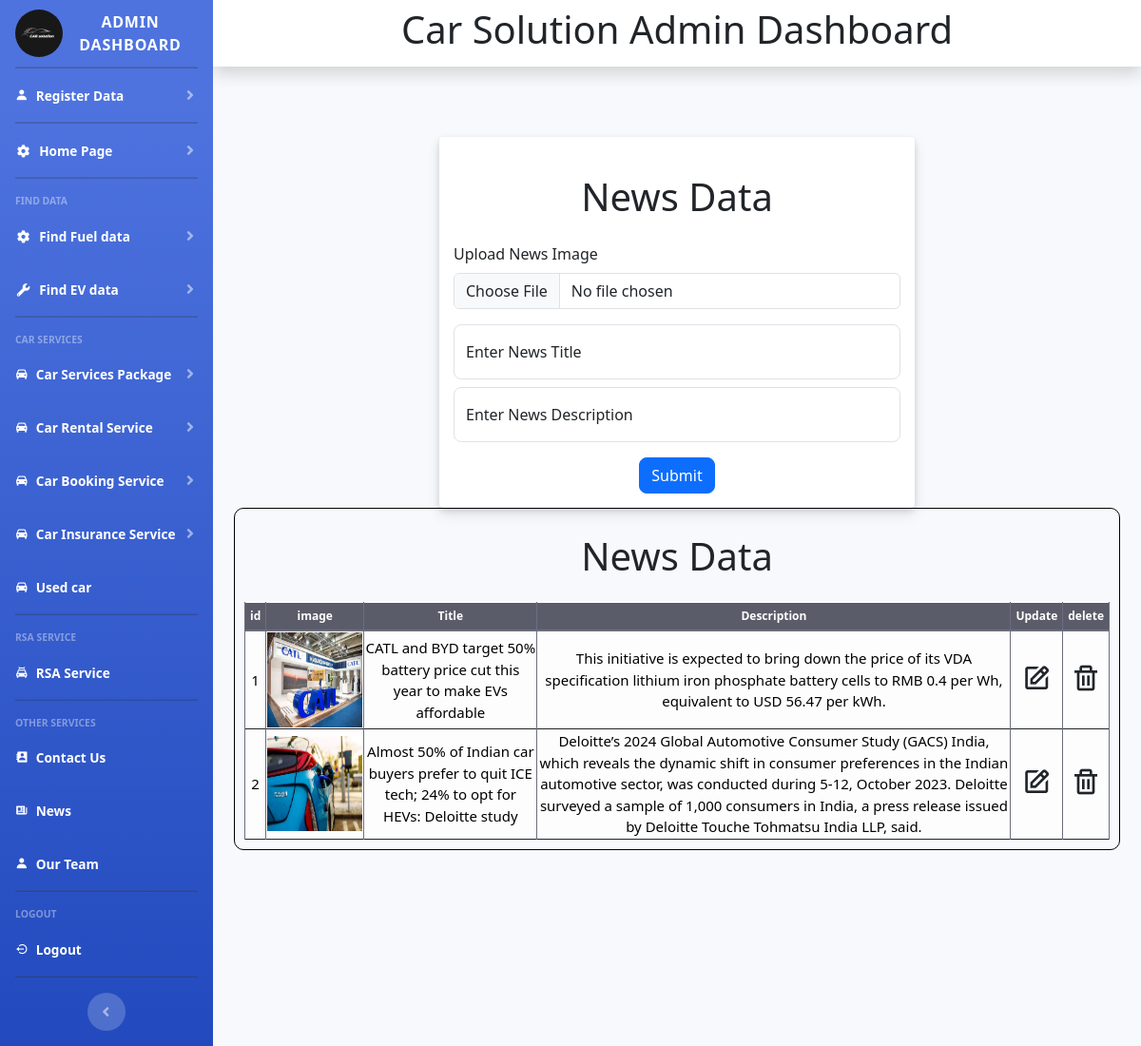
Screenshot of /News.php (signed in) with the database file from the repository.
### tables this page shows
CREATE TABLE IF NOT EXISTS `news` (
  `id` int NOT NULL AUTO_INCREMENT,
  `image` text NOT NULL,
  `title` varchar(255) NOT NULL,
  `description` mediumtext NOT NULL,
  PRIMARY KEY (`id`)
);

### News.php (the view, shortened to what this page needs)
<?php
include("database.php");
$view = "Select * from news";
$GetData = mysqli_query($db, $view);
?>
<!DOCTYPE html>
<html lang="en">
<head>
    <link href="vendor/fontawesome-free/css/all.min.css" rel="stylesheet" type="text/css">
    <link href="https://unpkg.com/boxicons@2.0.9/css/boxicons.min.css" rel="stylesheet">
    <link href="css/sb-admin-2.min.css" rel="stylesheet">
    <link href="https://cdn.jsdelivr.net/npm/bootstrap@5.0.2/dist/css/bootstrap.min.css" rel="stylesheet">
    <link rel="stylesheet" href="https://cdnjs.cloudflare.com/ajax/libs/twitter-bootstrap/5.3.0/css/bootstrap.min.css">
    <link rel="stylesheet" href="https://cdn.datatables.net/2.0.3/css/dataTables.bootstrap5.css">
</head>
<body id="page-top">
    <div id="wrapper">
        <?php include("sidenavbar.php"); ?>
        <div id="content-wrapper" class="d-flex flex-column">
            <nav class="navbar navbar-expand navbar-light bg-white topbar mb-4 static-top shadow">
                <div class="text-center w-100">
                    <h1 class="blink">Car Solution Admin Dashboard</h1>
                </div>
            </nav>
            <div id="content">
                <div class="box">
                    <form action="" method="post" enctype="multipart/form-data">
                        <h1 class="text-center p-3">News Data</h1>
                        <div class="mb-3">
                            <label for="formFile" class="form-label">Upload News Image</label>
                            <input class="form-control" type="file" name="image" id="formFile">
                        </div>
                        <div class="form-floating mb-2">
                            <input type="text" class="form-control rounded-3" autocomplete="off" id="floatingInput" name="title" placeholder="" required>
                            <label for="floatingInput">Enter News Title</label>
                        </div>
                        <div class="form-floating mb-2">
                            <input type="text" class="form-control rounded-3" autocomplete="off" id="floatingInput" name="description" placeholder="" required>
                            <label for="floatingInput">Enter News Description</label>
                        </div>
                        <div class="text-center">
                            <button class="btn btn-primary text-white mt-2 rounded-3 text-dark" name="btnsubmit">Submit</button>
                        </div>
                    </form>
                </div>
                <div class="container-fluid" style="overflow-x: auto;">
                    <div class="table-container">
                        <h1 class="text-center p-3">News Data</h1>
                        <table id="example" class="display dataTable table-dark table-bordered text-center" style="width: 100%;">
                            <thead>
                                <tr class="text-white">
                                    <th>id</th>
                                    <th>image</th>
                                    <th>Title</th>
                                    <th>Description</th>
                                    <th>Update</th>
                                    <th>delete</th>
                                </tr>
                            </thead>
                            <tbody>
                                <?php
                                while ($row = mysqli_fetch_array($GetData)) {
                                ?>
                                    <tr class="table-light border-bottom border-dark">
                                        <td class="data">
                                            <?php echo $row['id']; ?>
                                        </td>
                                        <td class="data">
                                            <img class="" src="Car-Service-Project/image/<?php echo $row['image']; ?>" width="100" height="100">
                                        </td>
                                        <td class="data">
                                            <?php echo $row['title'] ?>
                                        </td>
                                        <td class="data">
                                            <?php echo $row['description'] ?>
                                        </td>
                                        <td class="data">
                                            <a href="News-edit.php?edit=<?php echo $row['id'] ?>" class="fs-2 text-dark active"><i class="bx bx-edit"></i></a>
                                        </td>
                                        <td class="data">
                                            <a href="News.php?delete=<?php echo $row['id']; ?> " class="fs-2 text-dark active" onclick=" return confirm('Are You Sure Record Delete !!!') "><i class='bx bx-trash'></i></a>
                                        </td>
                                    </tr>
                                <?php
                                }
                                ?>
                            </tbody>
                        </table>
                    </div>
                </div>
            </div>
        </div>
    </div>
</body>
</html>

### News.php (style rules this page uses)
.table-container { border: 1px solid #000; border-radius: 10px; padding: 10px; margin: auto; margin-right: 10px; margin-left: 10px; margin-bottom: 10px; padding-left: 10px; padding-right: 10px; }
.box { margin: auto; margin-top: 50px; width: 100%; padding: 15px; max-width: 500px; background: white; border-radius: 4px; box-shadow: rgba(60, 66, 87, 0.12) 0px 7px 14px 0px, rgba(0, 0, 0, 0.12) 0px 3px 6px 0px; }

### rows the page displays
news: id "1", image (picture), title "CATL and BYD target 50% battery price cut this year to make EVs affordable", description "This initiative is expected to bring down the price of its VDA specification lithium iron phosphate battery cells to RMB 0.4 per Wh, equivalent to USD 56.47 per kWh."
news: id "2", image (picture), title "Almost 50% of Indian car buyers prefer to quit ICE tech; 24% to opt for HEVs: Deloitte study", description "Deloitte’s 2024 Global Automotive Consumer Study (GACS) India, which reveals the dynamic shift in consumer preferences in the Indian automotive sector, was conducted during 5-12, October 2023. Deloitte surveyed a sample of 1,000 consumers in India, a press release issued by Deloitte Touche Tohmatsu India LLP, said."
